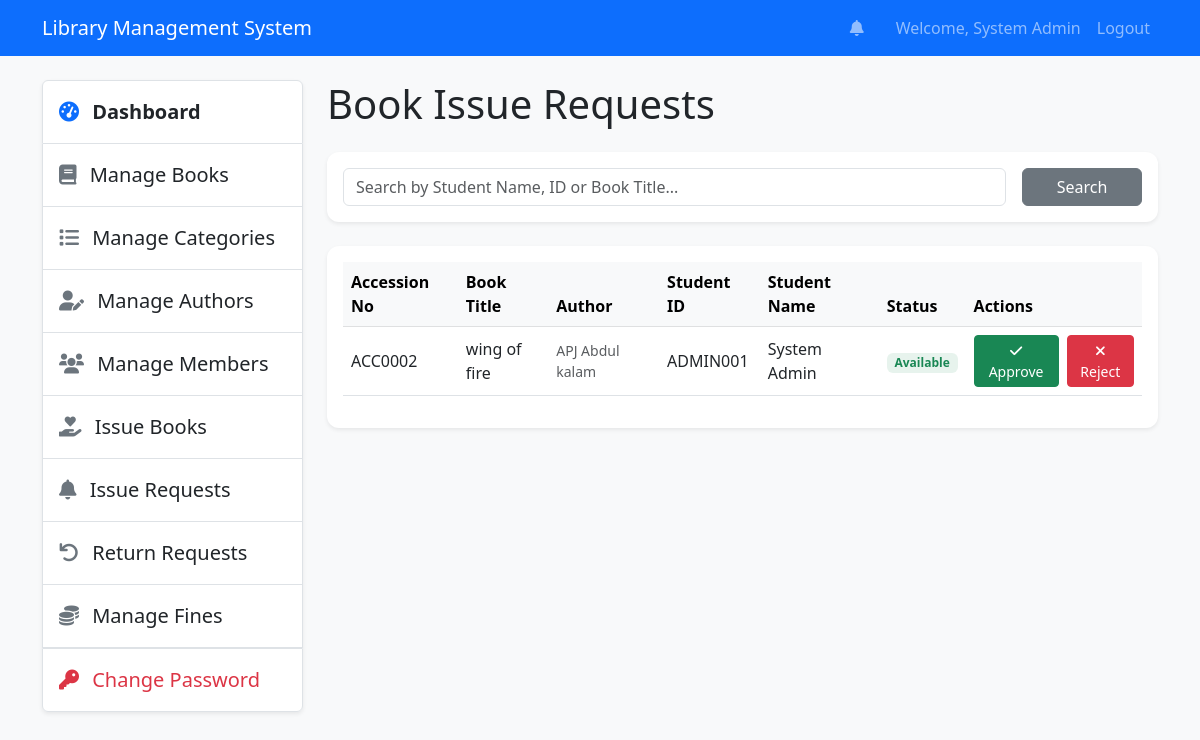
Screenshot of /issue/requests (signed in) with the database file from the repository.
### tables this page shows
CREATE TABLE `issue_requests` (
  `id` int(11) NOT NULL AUTO_INCREMENT,
  `user_id` int(11) DEFAULT NULL,
  `book_id` int(11) DEFAULT NULL,
  `status` varchar(20) DEFAULT 'pending',
  `request_date` datetime DEFAULT current_timestamp(),
  PRIMARY KEY (`id`),
  KEY `fk_request_user` (`user_id`),
  KEY `fk_request_book` (`book_id`),
  CONSTRAINT `fk_request_book` FOREIGN KEY (`book_id`) REFERENCES `books` (`id`) ON DELETE CASCADE,
  CONSTRAINT `fk_request_user` FOREIGN KEY (`user_id`) REFERENCES `users` (`id`) ON DELETE CASCADE
);

CREATE TABLE `books` (
  `id` int(11) NOT NULL AUTO_INCREMENT,
  `accession_no` varchar(50) NOT NULL,
  `title` varchar(255) NOT NULL,
  `author_id` int(11) DEFAULT NULL,
  `category_id` int(11) DEFAULT NULL,
  `isbn` varchar(20) DEFAULT NULL,
  `quantity` int(11) DEFAULT 0,
  `available_quantity` int(11) DEFAULT 0,
  `image` varchar(255) DEFAULT NULL,
  `created_at` datetime DEFAULT current_timestamp(),
  PRIMARY KEY (`id`),
  UNIQUE KEY `accession_no` (`accession_no`),
  KEY `fk_book_category` (`category_id`),
  KEY `fk_book_author` (`author_id`),
  KEY `idx_books_title` (`title`),
  KEY `idx_books_isbn` (`isbn`),
  CONSTRAINT `fk_book_author` FOREIGN KEY (`author_id`) REFERENCES `authors` (`id`) ON DELETE SET NULL,
  CONSTRAINT `fk_book_category` FOREIGN KEY (`category_id`) REFERENCES `categories` (`id`) ON DELETE SET NULL
);

CREATE TABLE `authors` (
  `id` int(11) NOT NULL AUTO_INCREMENT,
  `name` varchar(255) NOT NULL,
  `bio` text DEFAULT NULL,
  `created_at` datetime DEFAULT current_timestamp(),
  PRIMARY KEY (`id`)
);

CREATE TABLE `users` (
  `id` int(11) NOT NULL AUTO_INCREMENT,
  `student_id` varchar(50) DEFAULT NULL,
  `reg_no` varchar(50) DEFAULT NULL,
  `class` varchar(100) DEFAULT NULL,
  `mobile_no` varchar(20) DEFAULT NULL,
  `name` varchar(255) NOT NULL,
  `email` varchar(255) NOT NULL,
  `password` varchar(255) NOT NULL,
  `role_id` int(11) DEFAULT 2,
  `created_at` datetime DEFAULT current_timestamp(),
  PRIMARY KEY (`id`),
  UNIQUE KEY `email` (`email`),
  UNIQUE KEY `student_id` (`student_id`),
  UNIQUE KEY `reg_no` (`reg_no`),
  KEY `fk_user_role` (`role_id`),
  KEY `idx_users_email` (`email`),
  CONSTRAINT `fk_user_role` FOREIGN KEY (`role_id`) REFERENCES `roles` (`id`)
);

### controllers/IssueController.php (called while the page is built, shortened)
<?php
class IssueController extends Controller {
    private $requestModel;
    public function __construct() {
        $this->requestModel = $this->model('IssueRequest');
    }
    public function requests() {
        $search = isset($_GET['search']) ? trim($_GET['search']) : '';
        $page = isset($_GET['page']) ? (int)$_GET['page'] : 1;
        $limit = 10;
        $offset = ($page - 1) * $limit;
        $requests = $this->requestModel->getPendingRequests($limit, $offset, $search);
        $totalRequests = $this->requestModel->getTotalPendingRequests($search);
        $totalPages = ceil($totalRequests / $limit);
        $data = [
            'requests' => $requests,
            'search' => $search,
            'current_page' => $page,
            'total_pages' => $totalPages
        ];
        $this->view('admin/issue/requests', $data);
    }
}

### core/App.php (called while the page is built, shortened)
<?php
class App {
    protected $currentMethod = 'index';
    public function __construct() {
        $url = $this->getUrl();
        if (isset($url[0])) {
            if (file_exists('controllers/' . ucwords($url[0]) . 'Controller.php')) {
                unset($url[0]);
            }
        }
        $this->currentController = new $this->currentController;
        if (isset($url[1])) {
            if (method_exists($this->currentController, $url[1])) {
                $this->currentMethod = $url[1];
                unset($url[1]);
            }
        }
        $this->params = $url ? array_values($url) : [];
        call_user_func_array([$this->currentController, $this->currentMethod], $this->params);
    }
    public function getUrl() {
        if (isset($_GET['url'])) {
            $url = rtrim($_GET['url'], '/');
            $url = filter_var($url, FILTER_SANITIZE_URL);
            $url = explode('/', $url);
            return $url;
        }
        return [];
    }
}

### index.php (called while the page is built, shortened)
<?php
require_once 'config/database.php';
$app = new App();

### config/database.php (called while the page is built, shortened)
<?php
class Database {
    private $host = DB_HOST;
    private $user = DB_USER;
    private $pass = DB_PASS;
    private $dbname = DB_NAME;
    private $dbh;
    private $stmt;
    public function __construct() {
        $dsn = 'mysql:host=' . $this->host . ';dbname=' . $this->dbname;
        $options = array(
            PDO::ATTR_PERSISTENT => true,
            PDO::ATTR_ERRMODE => PDO::ERRMODE_EXCEPTION
        );
        try {
            $this->dbh = new PDO($dsn, $this->user, $this->pass, $options);
        } catch (PDOException $e) {
            $this->error = $e->getMessage();
            echo "Connection Error: " . $this->error;
        }
    }
    public function query($sql) {
        $this->stmt = $this->dbh->prepare($sql);
    }
    public function bind($param, $value, $type = null) {
        $this->stmt->bindValue($param, $value, $type);
    }
    public function execute() {
        return $this->stmt->execute();
    }
    public function resultSet() {
        $this->execute();
        return $this->stmt->fetchAll(PDO::FETCH_OBJ);
    }
}

### models/IssueRequest.php (called while the page is built, shortened)
<?php
class IssueRequest extends Model {
    public function getPendingRequests($limit = 10, $offset = 0, $search = '') {
        $sql = 'SELECT issue_requests.*, users.name as user_name, users.student_id, books.title as book_title, books.accession_no, books.available_quantity, authors.name as author
                FROM issue_requests
                JOIN users ON issue_requests.user_id = users.id
                JOIN books ON issue_requests.book_id = books.id
                LEFT JOIN authors ON books.author_id = authors.id
                WHERE issue_requests.status = "pending"';
        $sql .= ' ORDER BY issue_requests.request_date ASC LIMIT :limit OFFSET :offset';
        $this->db->query($sql);
        $this->db->bind(':limit', $limit, PDO::PARAM_INT);
        $this->db->bind(':offset', $offset, PDO::PARAM_INT);
        return $this->db->resultSet();
    }
    public function getTotalPendingRequests($search = '') {
        $sql = 'SELECT COUNT(*) as count FROM issue_requests
                JOIN users ON issue_requests.user_id = users.id
                JOIN books ON issue_requests.book_id = books.id
                LEFT JOIN authors ON books.author_id = authors.id
                WHERE issue_requests.status = "pending"';
        $this->db->query($sql);
        $row = $this->db->single();
        return $row->count;
    }
}

### core/Model.php (called while the page is built, shortened)
<?php
class Model {
    public function __construct() {
        $this->db = new Database();
    }
}

### views/admin/issue/requests.php (the view, shortened to what this page needs)
<?php require_once 'views/layouts/header.php'; ?>
<div class="row">
    <div class="col-md-3">
        <?php require_once 'views/layouts/admin_sidebar.php'; ?>
    </div>
    <div class="col-md-9">
        <h1 class="mb-4">Book Issue Requests</h1>
        <div class="card shadow-sm mb-4">
            <div class="card-body">
                <form action="<?php echo URLROOT; ?>/issue/requests" method="get" class="row g-3">
                    <div class="col-md-10">
                        <input type="text" name="search" class="form-control" placeholder="Search by Student Name, ID or Book Title..." value="<?php echo $data['search']; ?>">
                    </div>
                    <div class="col-md-2">
                        <button type="submit" class="btn btn-secondary w-100">Search</button>
                    </div>
                </form>
            </div>
        </div>
        <?php if(empty($data['requests'])): ?>
            <div class="alert alert-info">No pending requests found.</div>
        <?php else: ?>
            <div class="card shadow-sm">
                <div class="card-body">
                    <div class="table-responsive">
                        <table class="table table-hover align-middle">
                            <thead class="table-light">
                                <tr>
                                    <th>Accession No</th>
                                    <th>Book Title</th>
                                    <th>Author</th>
                                    <th>Student ID</th>
                                    <th>Student Name</th>
                                    <th>Status</th>
                                    <th>Actions</th>
                                </tr>
                            </thead>
                            <tbody>
                                <?php foreach($data['requests'] as $request) : ?>
                                    <tr>
                                        <td><?php echo $request->accession_no; ?></td>
                                        <td><?php echo $request->book_title; ?></td>
                                        <td class="small text-muted"><?php echo $request->author ?? 'Unknown Author'; ?></td>
                                        <td><?php echo $request->student_id; ?></td>
                                        <td><?php echo $request->user_name; ?></td>
                                        <td>
                                            <?php if($request->available_quantity > 0): ?>
                                                <span class="badge bg-success bg-opacity-10 text-success">Available</span>
                                            <?php else: ?>
                                                <span class="badge bg-danger bg-opacity-10 text-danger">Out of Stock</span>
                                            <?php endif; ?>
                                        </td>
                                        <td>
                                            <div class="d-flex gap-2">
                                                <button type="button"
                                                        class="btn btn-success btn-sm"
                                                        onclick="openActionModal('approve', <?php echo $request->id; ?>, '<?php echo addslashes($request->book_title); ?>', '<?php echo addslashes($request->user_name); ?>')"
                                                        <?php echo ($request->available_quantity <= 0) ? 'disabled' : ''; ?>>
                                                    <i class="fas fa-check"></i> Approve
                                                </button>
                                                <button type="button"
                                                        class="btn btn-danger btn-sm"
                                                        onclick="openActionModal('reject', <?php echo $request->id; ?>, '<?php echo addslashes($request->book_title); ?>', '<?php echo addslashes($request->user_name); ?>')">
                                                    <i class="fas fa-times"></i> Reject
                                                </button>
                                            </div>
                                        </td>
                                    </tr>
                                <?php endforeach; ?>
                            </tbody>
                        </table>
                    </div>
                </div>
            </div>
        <?php endif; ?>
    </div>
</div>
<?php require_once 'views/layouts/footer.php'; ?>

### assets/css/style.css (style rules this page uses)
:root { --primary-color: #0d6efd; --secondary-color: #6c757d; --success-color: #198754; --danger-color: #dc3545; --warning-color: #ffc107; --light-bg: #f8f9fa; --card-shadow: 0 4px 6px rgba(0, 0, 0, 0.05); --card-hover-shadow: 0 10px 20px rgba(0, 0, 0, 0.1); --transition-speed: 0.3s; }
body { background-color: var(--light-bg); font-family: 'Segoe UI', Tahoma, Geneva, Verdana, sans-serif; }
.card { border: none; box-shadow: var(--card-shadow); transition: transform var(--transition-speed) ease, box-shadow var(--transition-speed) ease; border-radius: 0.75rem; }
.table td { vertical-align: middle; }

### rows the page displays
issue_requests: book.accession_no "ACC0002", book.title "wing of fire", authors.name "APJ Abdul kalam", user.student_id "ADMIN001", user.name "System Admin"

### other values shown
SITENAME "Library Management System"
$_SESSION['user_name'] "System Admin"
